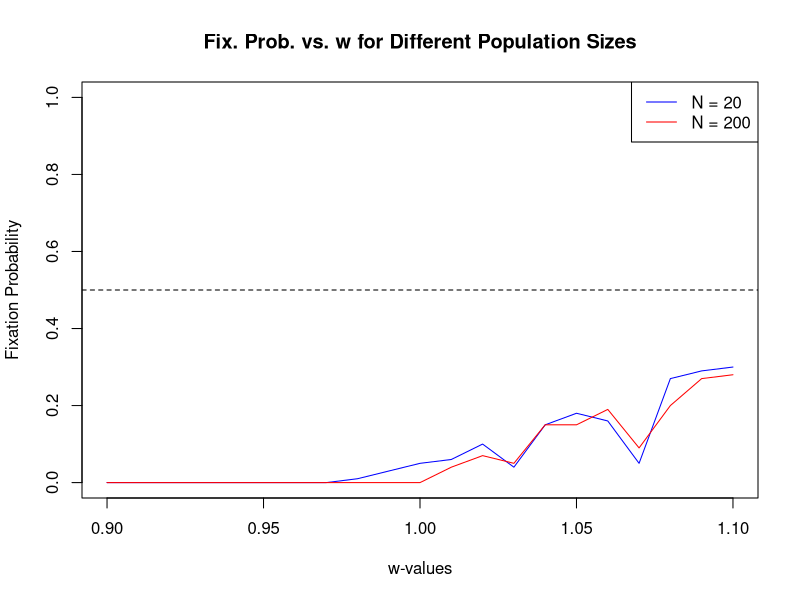

Source code (R):
rm(list = ls())
# Define parameters
n <- 1000 # number of generations
num_simulations <- 100 # number of simulations

# define function to calculate fixation probability
calculate_fixation_probability <- function(N, w, n, num_simulations) { 
  set.seed(123) # Set seed for reproducibility
  fixation_count <- 0 # count number of fixation events
  
  # run simulation for num_simulations times
  for (i in 1:num_simulations) { 
    # frequency of gene A over time
    pt <- numeric(n) 
    # initial p value of gene A
    pt[1] <- 1 / (2 * N) 
    
    # run simulation of p for n generations
    for (g in 1:n) { 
      # mean fitness of population A over time
      w_hat <- w * pt[g] + 1 - pt[g] 
      # standard deviation of fitness of population A over time
      sd_t <- (1 / w_hat) * sqrt(w / (2 * N) * pt[g] * (1 - pt[g])) 
      # calculate p value for next generation
      pt[g+1] <- (w / w_hat) * pt[g] + rnorm(1, 0, sd = sd_t) 
      
      if (pt[g+1] <= 0) { # if p value is less than 0
        pt[g+1] <- 0 # set p value to 0
      } else if (pt[g+1] >= 1) { # if p value is greater than 1
        pt[g+1] <- 1 # set p value to 1
      }
    }
    
    if (pt[n + 1] == 1) { # if fixation occurs
      fixation_count <- fixation_count + 1 # add 1 to fixation count
    }
  }
  
  # calculate fixation probability
  fixation_probability <- fixation_count / num_simulations 
  return(fixation_probability) # return fixation probability

}

# Range of w-values
w_values <- seq(0.9, 1.1, by = 0.01)

# Initialize vectors to store probabilities for N = 20 and N = 200
prob_N_20 <- numeric(length(w_values))
prob_N_200 <- numeric(length(w_values))

# Loop through each w-value
for (i in 1:length(w_values)) {
  w <- w_values[i] # set w-value
  
  # Calculate fixation probability for N = 20 and N = 200
  prob_N_20[i] <- calculate_fixation_probability(20, w, n, num_simulations)
  prob_N_200[i] <- calculate_fixation_probability(200, w, n, num_simulations)
}

# Plotting the results
plot(w_values, prob_N_20, type = "l", col = "blue", xlab = "w-values", 
     ylab = "Fixation Probability", ylim = c(0, 1), 
     main = "Fix. Prob. vs. w for Different Population Sizes")
lines(w_values, prob_N_200, type = "l", col = "red")
legend("topright", legend = c("N = 20", "N = 200"), 
       col = c("blue", "red"), lty = 1)

# Optional: Add a horizontal line at y = 0.5 for reference
abline(h = 0.5, lty = 2, col = "black")
